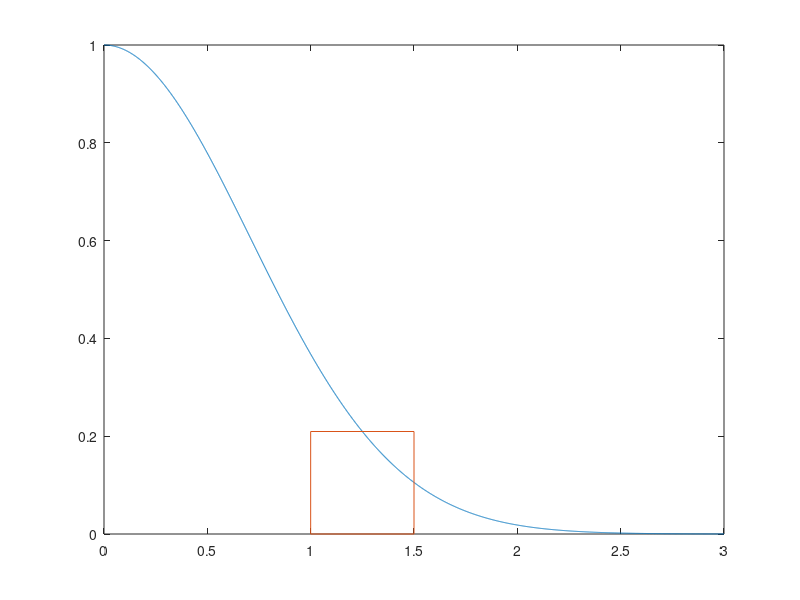

Recreate this plot in MATLAB.
f = @(x) exp(-(x .^ 2));
a = 1;
b = 1.5;

function res = repeated_rect(f, a, b, n)
  values = linspace(a, b, n);
  res = ((b - a) / n) * sum(f(values));
endfunction

# a)
rect_height = f((a + b) / 2);
rect_area = (b - a) * rect_height

# b)
x = 0:0.001:3;
y = f(x);
x_rect = [1, 1, 1.5, 1.5, 1];
y_rect = [0, rect_height, rect_height, 0, 0];

plot(x, y);
hold on;
plot(x_rect, y_rect);
hold off;

# c)
rect_150 = repeated_rect(f, a, b, 150)
rect_500 = repeated_rect(f, a, b, 500)